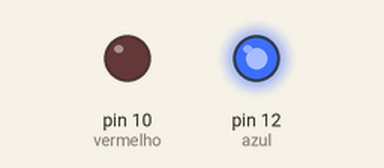
Bench run of a sketch on a simulated Arduino Uno, built with avr-gcc and run on an emulated ATmega328P. On the bench: output pins drawn as LEDs (lit = HIGH).

Above: at 0.12 s.
At 0.87 s:
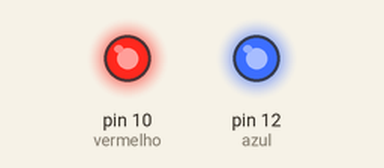
At 1.62 s:
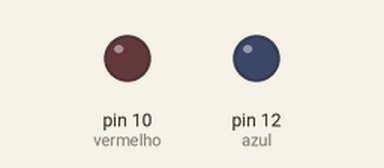
At 3.87 s:
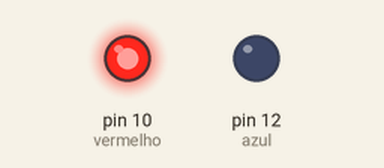
Timing chart, 0 to 4.2 s (numbered marks = the images above):
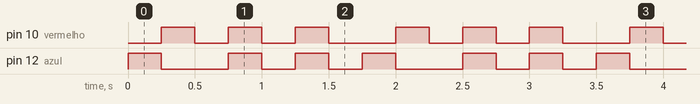

Measured:
- by itself, pin 10 (vermelho): repeats every 1.8 s: 2 × (LOW 0.25 s, HIGH 0.25 s), LOW 0.50 s, HIGH 0.25 s
- by itself, pin 12 (azul): repeats every 1.8 s: LOW 0.50 s, 2 × (HIGH 0.25 s, LOW 0.25 s), HIGH 0.25 s
- by itself, everything shown: repeats every 1.8 s, in 7 steps

The sketch:

luzes.ino
```cpp
#define azul 12
# define vermelho 10
int tempo = 250;
void setup() {
  pinMode(azul,OUTPUT); pinMode(vermelho,OUTPUT);

}

void loop() {
  digitalWrite(azul,HIGH); digitalWrite(vermelho,LOW);
  delay(tempo);
  digitalWrite(vermelho,HIGH); digitalWrite(azul,LOW);
  delay(tempo);
   digitalWrite(vermelho,LOW); digitalWrite(azul,LOW);
  delay(tempo);
   digitalWrite(vermelho,HIGH); digitalWrite(azul,HIGH);
  delay(tempo);
   digitalWrite(vermelho,LOW); digitalWrite(azul,LOW);
  delay(tempo);
  digitalWrite(vermelho,HIGH); digitalWrite(azul,HIGH);
  delay(tempo);
   digitalWrite(vermelho,LOW); digitalWrite(azul,LOW);
  delay(tempo);


}
```
